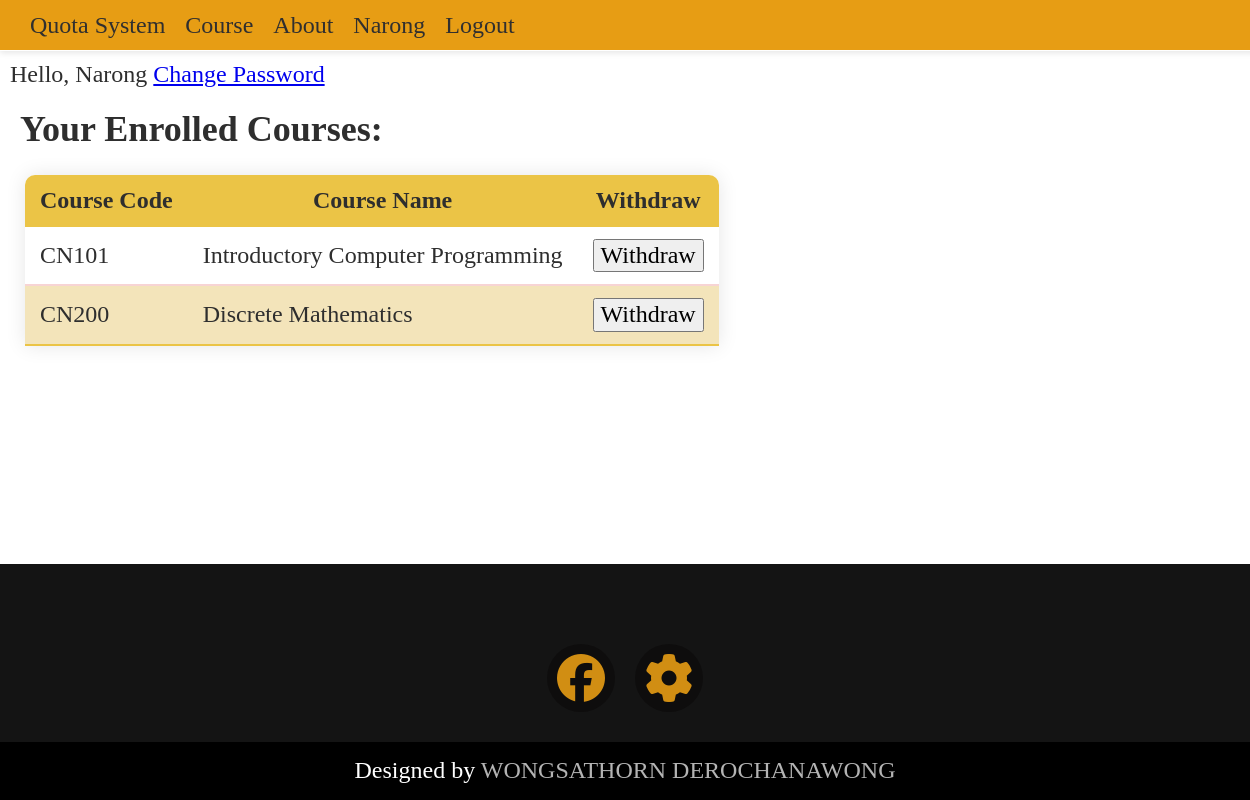
The page /users/dashboard (signed in) on the database its author committed.
### course/models.py (models this page shows, shortened)
class Course(models.Model):
    course_code = models.CharField(max_length=5)
    course_name = models.CharField(max_length=100)
    course_description = models.TextField(null=True)
    semester   = models.CharField(max_length=1)
    year = models.CharField(max_length=4)
    seat = models.IntegerField()
    seat_is_full = models.BooleanField(null=True)
    Users = models.ManyToManyField(settings.AUTH_USER_MODEL, through='CourseEnrollment', related_name='enrolled_courses', blank=True)

### users/views.py (the view)
# urls.py: path("dashboard", views.dashboard,name="dashboard"),
@login_required
def dashboard(request):
    enrolled_courses = Course.objects.filter(Users=request.user)
    return render(request, 'users/dashboard.html', {'enrolled_courses': enrolled_courses})

### users/templates/users/dashboard.html (shortened to what this page needs)
{% extends 'course/components/base.html' %}
{% block content %}
<div class = dashboard>
    Hello, {{ user.username }}
    <a href="{% url 'password_change' %}">Change Password</a>
</div>
<h2>Your Enrolled Courses:</h2>
{% if enrolled_courses %}
    <table>
        <thead>
          <tr>
            <th>Course Code</th>
            <th>Course Name</th>
            <th>Withdraw</th>
          </tr>
        </thead>
        <tbody>
        {% for course in enrolled_courses %}
        <tr>
            <td>{{ course.course_code }}</td>
            <td>{{ course.course_name }}</td>
            <td>
                <form method="POST" action="{% url 'unenroll_from_course' course.course_code %}">
                    <button type="submit">Withdraw</button>
                </form>
            </td>
        </tr>
        {% endfor %}
        </tbody>
    </table>
{% else %}
    <p>You have not enrolled in any courses yet.</p>
{% endif %}
{% endblock %}

### course/templates/course/components/navbar.html
{% load static %}
<nav class="navbar">
        <a class = "navbar_link">Quota System</a>
        <a class = "navbar_link" href="{% url 'courses' %}">Course</a>
        <a class = "navbar_link" href="{% url 'about' %}">About</a>
    {% if user.is_authenticated %}
        <a class = "navbar_link" href ="{%url 'dashboard' %}"><span>{{ user.username }}</span></a>
        <a class = "navbar_link" href ="{% url 'logout' %}">Logout</a>
    {% else %}
        <a class = "navbar_link" href = "{% url 'login' %}">Login</a>
        <a class = "navbar_link" href = "{% url 'register'%}">Register</a>
    {% endif %}
</nav>

### course/static/course/main.css (style rules this page uses)
html { font-family: 'RSU_Regular', 'sans-serif'; font-size: 1.5rem; color: #2E2E2E; height: 100%; overflow-x: hidden; }
h2 { margin: 20px; }
.navbar { background-color: rgb(231, 157, 20); border-bottom: 1px solid #ffffff; box-shadow: 0px 2px 6px 0px rgba(0, 0, 0, 0.1); display: flex; align-items: center; height: 50px; padding: 0 20px; position: relative; width: 100%; }
.navbar_link { float: left; color: #302f2f; background-color: rgba(0, 0, 0, 0); font-weight: 400; line-height: 1; text-decoration: none; display: flex; padding: 0px 10px; text-align: center; transition: transform 0.2s ease; }
table { border-radius: 10px 10px 0 0; overflow: hidden; border-collapse: collapse; box-shadow: 0 0 20px rgba(0, 0, 0, 0.1); margin: 25px; min-width: 400px; max-width: 100%; }
table thead tr { background-color: rgb(235, 196, 70); text-align: center; }
table th, table td { padding:12px 15px; }
table tbody tr { border-bottom: 2px solid rgb(247, 212, 212); }
table tbody tr:nth-of-type(even) { background-color: rgb(243, 228, 186); }
table tbody tr:last-of-type { border-bottom: 2px solid rgb(235, 196, 70); }
.dashboard { margin: 10px; }

### rows shown on the page
Course: course_code "CN101", course_name "Introductory Computer Programming"
Course: course_code "CN200", course_name "Discrete Mathematics"

### other values the page prints
{{ user.username }} "Narong"
